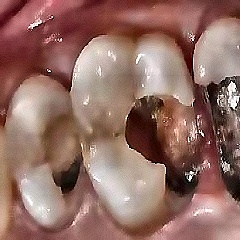
#> input picture Preprocessed_Data/Caries/preprocessed imgs/1_jpg.rf.67727696e89978fa4ef787e6c98d1176.jpg, 240 x 240 px, given as the content of the folder D:/FYP 2_ANNO/caries/images, which was not available
$ python caries.py
#> lines starting #> are read from the running program, lines starting #| are printed output that depends on the picture; pictures that were not available may be replaced by others from this repository, and a replacement may not be noted
#> further down, img_raw is the input picture: shape (240, 240, 3); mean B, G, R 100.4, 109.5, 146.9
import os
import cv2
import numpy as np
import math

# ------------------------- CONFIG -------------------------
INPUT_IMAGE_DIR = r"D:\FYP 2_ANNO\caries\images"
INPUT_LABEL_DIR = r"D:\FYP 2_ANNO\caries\labels"
RESIZE_DIM = 240
CLASS_ID = 4
ROTATE_STEP = 15  # degrees per rotation

# ------------------------- OUTPUT FOLDERS -------------------------
OUTPUT_IMAGE_DIR = r"D:\FYP 2_ANNO\caries\caries_preprocess"
OUTPUT_LABEL_DIR = r"D:\FYP 2_ANNO\caries\caries_label"

os.makedirs(OUTPUT_IMAGE_DIR, exist_ok=True)
os.makedirs(OUTPUT_LABEL_DIR, exist_ok=True)

# ------------------------- PREPROCESS -------------------------
def preprocess_image(img):
    img = cv2.resize(img, (RESIZE_DIM, RESIZE_DIM))

    if len(img.shape) != 3 or img.shape[2] != 3:
        return None

    img = cv2.bilateralFilter(img, 9, 75, 75)

    lab = cv2.cvtColor(img, cv2.COLOR_BGR2LAB)
#> lab: shape (240, 240, 3); mean of channels 0, 1, 2 125.6, 142.2, 139.6
    l, a, b = cv2.split(lab)
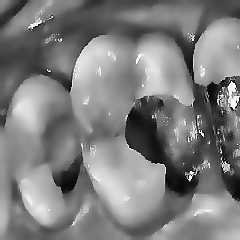
#> l: shape (240, 240); min 5, max 254, mean 125.6
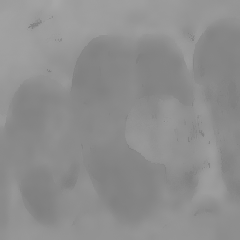
#> a: shape (240, 240); min 127, max 167, mean 142.2
    clahe = cv2.createCLAHE(clipLimit=2.0, tileGridSize=(8,8))
    l = clahe.apply(l)
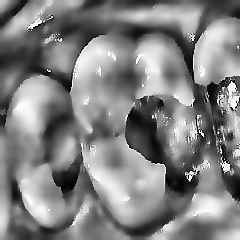
#> l: shape (240, 240); min 1, max 255, mean 129.4
    lab = cv2.merge([l,a,b])
#> lab: shape (240, 240, 3); mean of channels 0, 1, 2 129.4, 142.2, 139.6
    img = cv2.cvtColor(lab, cv2.COLOR_LAB2BGR)
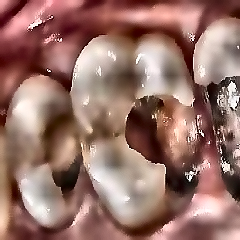
#> img: shape (240, 240, 3); mean B, G, R 104.8, 113.9, 151.4

    kernel = np.array([[0,-1,0],[-1,5,-1],[0,-1,0]])
    img = cv2.filter2D(img, -1, kernel)
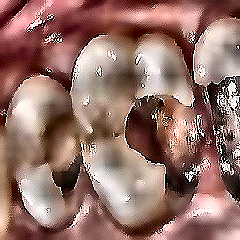
#> img: shape (240, 240, 3); mean B, G, R 105.4, 114, 149.6

    return img

# ------------------------- GLOBALS -------------------------
img = None
img_copy = None
drawing = False
start_point = None
selected_box_idx = None
dragging_existing = False
dragging_new = False

new_boxes = []
existing_boxes = []

# ------------------------- BOX UTILITIES -------------------------
# [14 lines left out: function rect_to_coords, not called in this run]

def draw_boxes_on_image():
    global img_copy
    img_copy = img.copy()

    for box in existing_boxes:
        pts = rect_to_coords(box)
        cv2.polylines(img_copy, [pts], True, (0,0,255), 2)
        cv2.putText(img_copy, "caries",
                    (pts[0][0], max(pts[0][1]-5,0)),
                    cv2.FONT_HERSHEY_SIMPLEX, 0.5, (0,255,0), 1)

    for box in new_boxes:
        pts = rect_to_coords(box)
        cv2.polylines(img_copy, [pts], True, (0,255,0), 2)
        cv2.putText(img_copy, "caries",
                    (pts[0][0], max(pts[0][1]-5,0)),
                    cv2.FONT_HERSHEY_SIMPLEX, 0.5, (0,255,0), 1)

    cv2.imshow("Annotate", img_copy)

# [75 lines left out: functions point_inside_box, mouse_callback, not called in this run]

# ------------------------- MAIN LOOP -------------------------
image_files = os.listdir(INPUT_IMAGE_DIR)
idx = 0

while 0 <= idx < len(image_files):

    img_name = image_files[idx]
    img_path = os.path.join(INPUT_IMAGE_DIR, img_name)
    label_path = os.path.join(INPUT_LABEL_DIR,
                              os.path.splitext(img_name)[0] + ".txt")

    img_raw = cv2.imread(img_path, cv2.IMREAD_UNCHANGED)
    img = preprocess_image(img_raw)

    if img is None:
        print(f"Skipping grayscale image: {img_name}")
        idx += 1
        continue

    new_boxes = []
    existing_boxes = []

    # -------- SAFE LABEL LOADING (FIXED CRASH) --------
    if os.path.exists(label_path):
        with open(label_path,"r") as f:
            for line in f.readlines():

                values = list(map(float, line.strip().split()))

                if len(values) >= 5:
                    cls = values[0]
                    xc = values[1]
                    yc = values[2]
                    bw = values[3]
                    bh = values[4]

                    cx = xc * RESIZE_DIM
                    cy = yc * RESIZE_DIM
                    w = bw * RESIZE_DIM
                    h = bh * RESIZE_DIM

                    existing_boxes.append((cx,cy,w,h,0))

    draw_boxes_on_image()
    cv2.setMouseCallback("Annotate", mouse_callback)

    print(f"Annotating {img_name} | n-next b-back u-undo r-rotate ESC-exit")

    while True:
        key = cv2.waitKey(1) & 0xFF
#> (key Esc is pressed here)

        if key == 27:
            exit()
#> (the program exits here)
